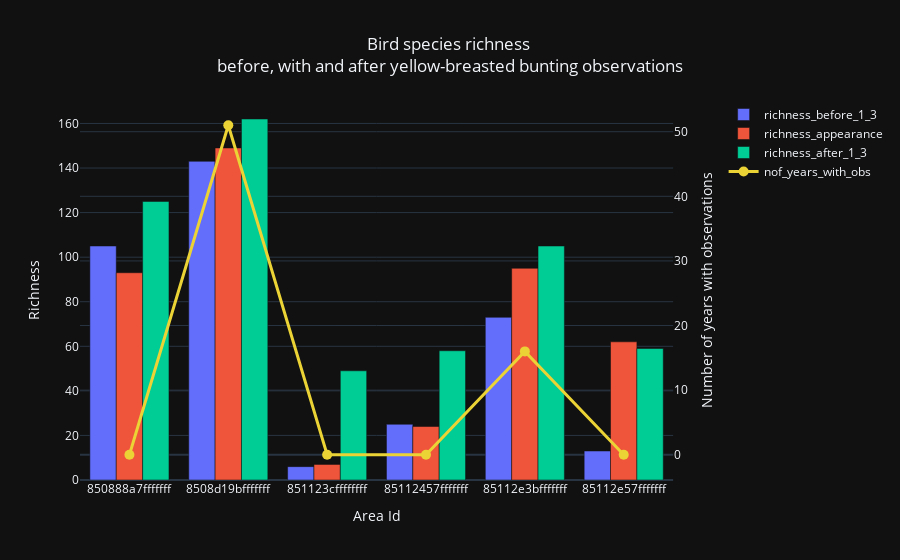

The code cell stored with this chart in its notebook:
### Code cell
fig = plot_paired_effect(richness_merged, cell_to_earliest=cell_to_earliest, cell_to_latest=cell_to_latest,
                         title = "Bird species richness <br>before, with and after yellow-breasted bunting observations")
fig.write_html(f"../web_interface/precomp_data/keystone/bird_paired_bunting_effect.html")
fig.show()

### Figure 1 — Plotly figure (JSON) as saved in the notebook; plotly's stock layout.template omitted (floating-point values rounded to 4 significant figures)
{"data": [{"name": "richness_before_1_3", "type": "bar", "x": ["850888a7fffffff", "8508d19bfffffff", "851123cffffffff", "85112457fffffff", "85112e3bfffffff", "85112e57fffffff"], "xaxis": "x", "y": [105, 143, 6, 25, 73, 13], "yaxis": "y"}, {"name": "richness_appearance", "type": "bar", "x": ["850888a7fffffff", "8508d19bfffffff", "851123cffffffff", "85112457fffffff", "85112e3bfffffff", "85112e57fffffff"], "xaxis": "x", "y": [93, 149, 7, 24, 95, 62], "yaxis": "y"}, {"name": "richness_after_1_3", "type": "bar", "x": ["850888a7fffffff", "8508d19bfffffff", "851123cffffffff", "85112457fffffff", "85112e3bfffffff", "85112e57fffffff"], "xaxis": "x", "y": [125, 162, 49, 58, 105, 59], "yaxis": "y"}, {"line": {"color": "rgb(235, 211, 54)", "width": 3}, "marker": {"color": "rgb(235, 211, 54)", "size": 10}, "name": "nof_years_with_obs", "type": "scatter", "x": ["850888a7fffffff", "8508d19bfffffff", "851123cffffffff", "85112457fffffff", "85112e3bfffffff", "85112e57fffffff"], "xaxis": "x", "y": [0, 51, 0, 0, 16, 0], "yaxis": "y2"}], "layout": {"title": {"text": "Bird species richness <br>before, with and after yellow-breasted bunting observations", "x": 0.5}, "xaxis": {"anchor": "y", "domain": [0, 0.94], "title": {"text": "Area Id"}}, "yaxis": {"anchor": "x", "domain": [0, 1], "title": {"text": "Richness"}}, "yaxis2": {"anchor": "x", "overlaying": "y", "side": "right", "title": {"text": "Number of years with observations"}}}}
